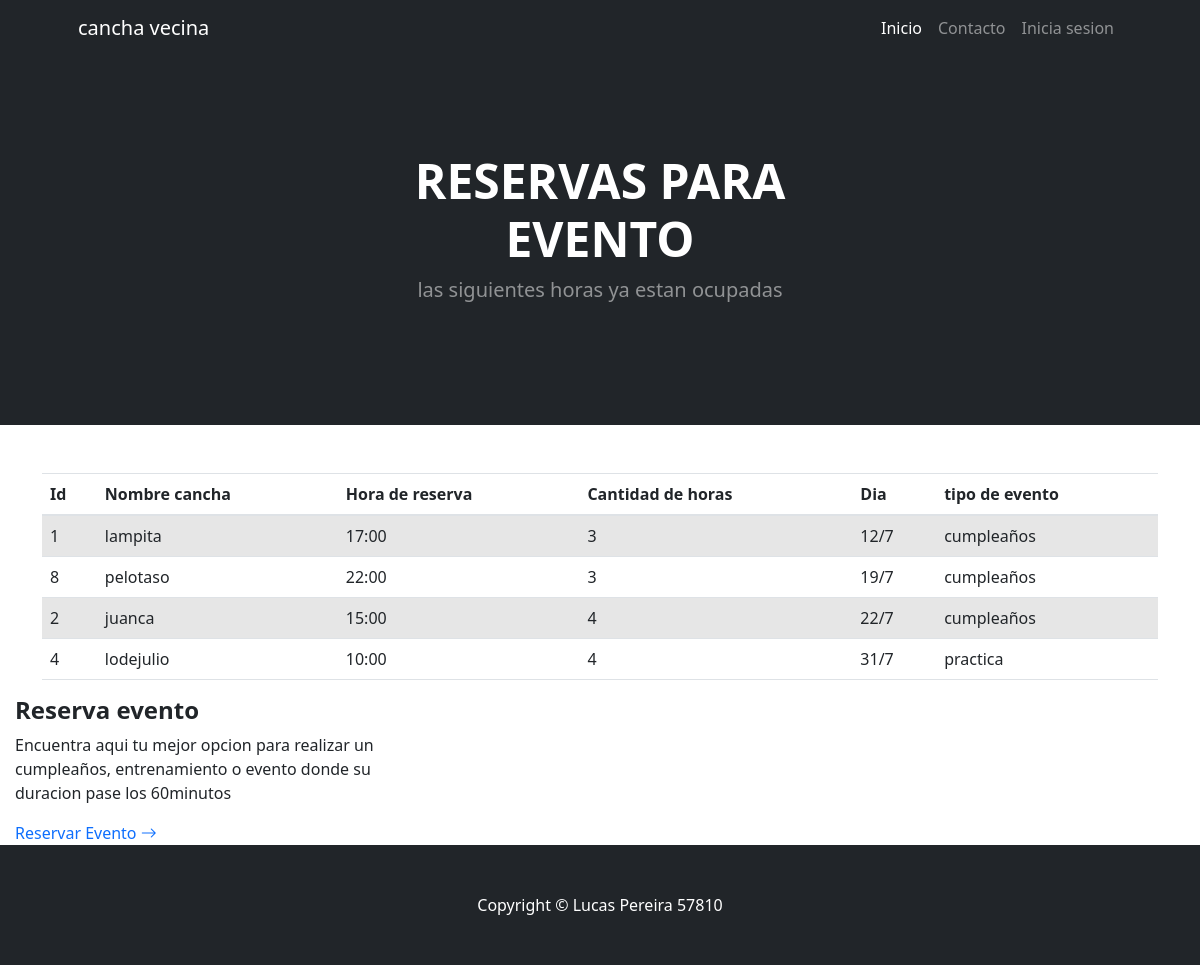
Page /reservarevento/ on the committed database.
### aplicacion1/models.py (models this page shows, shortened)
class Reservarevento(models.Model):
    nombre_cancha = models.CharField(max_length=20)
    hora_reserva = models.CharField(max_length=20)
    cantidad_horas = models.IntegerField()
    dia_reserva = models.CharField(max_length=20)
    tipo_evento = models.CharField(max_length=20)
    class Meta:
        verbose_name = "Reserva de evento"
        ordering = ["dia_reserva","hora_reserva"]

### aplicacion1/views.py (the view)
def reservarevento(request):
    contexto = {"Reservarevento": Reservarevento.objects.all()}
    return render(request, "aplicacion1/reservarevento.html", contexto)

### aplicacion1/templates/aplicacion1/reservarevento.html (shortened to what this page needs)
{% extends 'aplicacion1/index.html' %}
{% block botonescentrales %}
<header class="bg-dark py-5">
    <div class="container px-5">
        <div class="row gx-5 justify-content-center">
            <div class="col-lg-6">
                <div class="text-center my-5">
                    {% block titulo %}
                    <h1 class="display-5 fw-bolder text-white mb-2">RESERVAS PARA EVENTO</h1>
                    <p class="lead text-white-50 mb-4">las siguientes horas ya estan ocupadas</p>
                    {% endblock titulo %}
                </div>
            </div>
        </div>
    </div>
</header>
{% endblock botonescentrales %}
{% block contenido %}
<!DOCTYPE html>
<html lang="en">
    <head>
        {% load static %}
        <link href="https://stackpath.bootstrapcdn.com/bootstrap/4.5.2/css/bootstrap.min.css" rel="stylesheet">
        <link href="{% static 'css/styles.css' %}" rel="stylesheet">
    </head>
    <body>
        <div class="container mt-5">
            <table class="table table-striped">
                <thead>
                    <tr>
                        <th>Id</th>
                        <th>Nombre cancha</th>
                        <th>Hora de reserva</th>
                        <th>Cantidad de horas</th>
                        <th>Dia</th>
                        <th>tipo de evento</th>
                    </tr>
                </thead>
                <tbody>
                    {% for c in Reservarevento %}
                    <tr>
                        <td>{{ c.id }}</td>
                        <td>{{ c.nombre_cancha }}</td>
                        <td>{{ c.hora_reserva }}</td>
                        <td>{{ c.cantidad_horas }}</td>
                        <td>{{ c.dia_reserva }}</td>
                        <td>{{ c.tipo_evento }}</td>
                    </tr>
                    {% endfor %}
                </tbody>
            </table>
        </div>
    </body>
    </html>
    {% endblock contenido %}
    {% block inicio %}
    <div class="col-lg-4">
        <h2 class="h4 fw-bolder">Reserva evento</h2>
        <p>Encuentra aqui tu mejor opcion para realizar un cumpleaños, entrenamiento o evento donde su duracion pase los 60minutos</p>
        <a class="text-decoration-none" href="{% url 'reservareventoForm'%}">
            Reservar Evento
            <i class="bi bi-arrow-right"></i>
        </a>
    </div>
    {% endblock inicio %}

### rows in the picture
Reservarevento: id "1", nombre_cancha "lampita", hora_reserva "17:00", cantidad_horas "3", dia_reserva "12/7", tipo_evento "cumpleaños"
Reservarevento: id "8", nombre_cancha "pelotaso", hora_reserva "22:00", cantidad_horas "3", dia_reserva "19/7", tipo_evento "cumpleaños"
Reservarevento: id "2", nombre_cancha "juanca", hora_reserva "15:00", cantidad_horas "4", dia_reserva "22/7", tipo_evento "cumpleaños"
Reservarevento: id "4", nombre_cancha "lodejulio", hora_reserva "10:00", cantidad_horas "4", dia_reserva "31/7", tipo_evento "practica"
